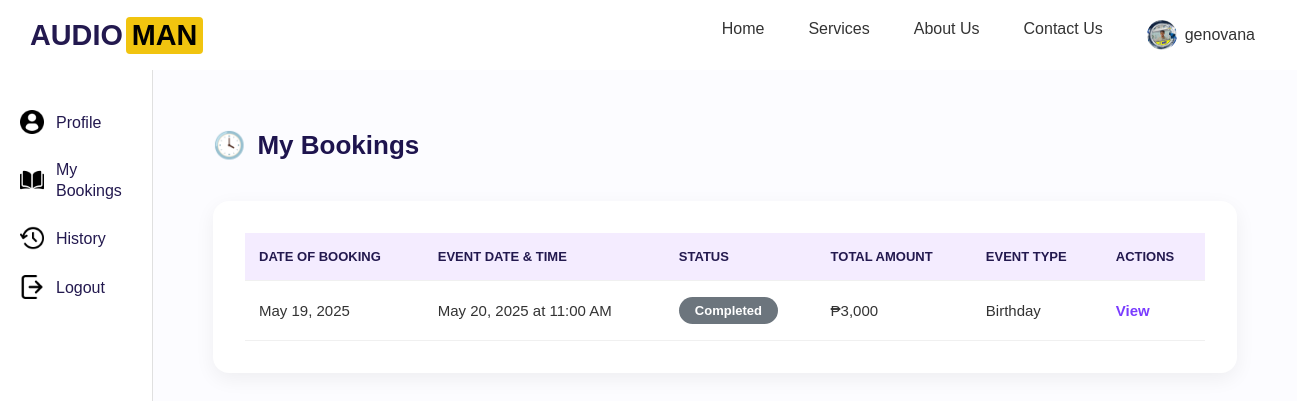
Page /accounts/mybookings/ (signed in) on the earlier database version.
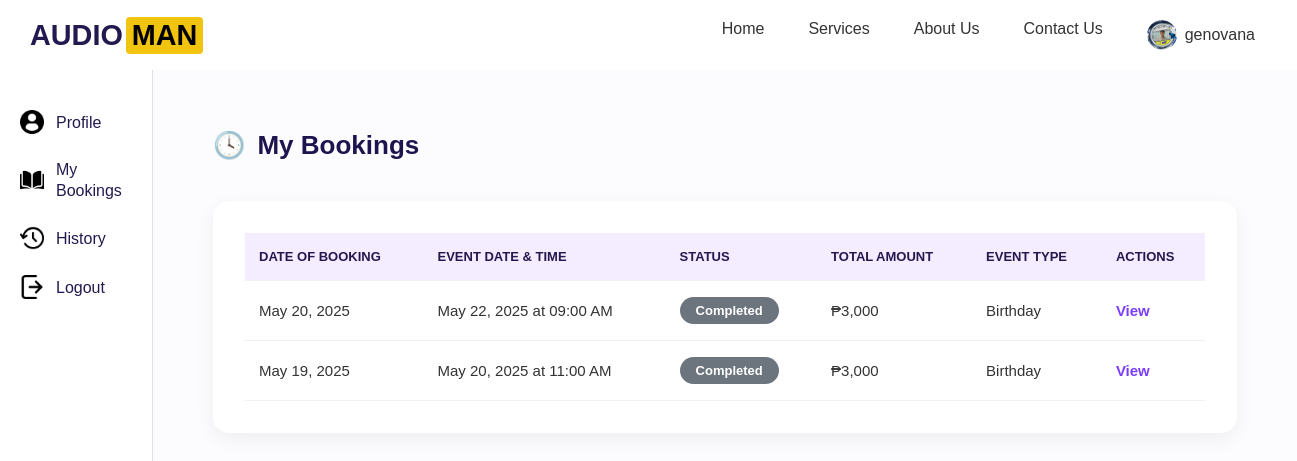
Same page on the later database version.
### accounts/models.py (models this page shows, shortened)
class Booking(models.Model):
    STATUS_CHOICES = [
        ('Processing', 'Processing'),
        ('Approved', 'Approved'),
        ('Rejected', 'Rejected'),
        ('Completed', 'Completed'),
    ]
    user = models.ForeignKey(User, on_delete=models.CASCADE)
    package = models.ForeignKey(ServicePackage, on_delete=models.CASCADE)
    full_name = models.CharField(max_length=100)
    email = models.EmailField()
    contact_number = models.CharField(max_length=20)
    event_date = models.DateField()
    event_time = models.TimeField()
    end_time = models.TimeField(null=True, blank=True)
    event_type = models.CharField(max_length=100)
    location = models.CharField(max_length=255)
    fulladdress = models.CharField(max_length=255, blank=True, null=True)
    audience_size = models.IntegerField()
    status = models.CharField(max_length=50, choices=STATUS_CHOICES, default='Processing')
    price = models.CharField(max_length=20)
    created_at = models.DateTimeField(default=timezone.now)

### accounts/views.py (the view)
# urls.py: path('mybookings/', views.mybookings, name='mybookings'),
@login_required
def mybookings(request):
    bookings = Booking.objects.filter(user=request.user).order_by('-created_at')
    booking_list = []
    for b in bookings:
        booking_list.append({
            'id': b.id,  # ✅ add this line
            'event_datetime': f"{b.event_date.strftime('%B %d, %Y')} at {b.event_time.strftime('%I:%M %p')}",
            'date_booked': b.created_at.strftime('%B %d, %Y'),
            'status': b.status,
            'total': b.price,
            'event_type': b.event_type,
            'package_title': b.package.title,
        })
    return render(request, 'accounts/mybookings.html', {'booking_list': booking_list})

### accounts/templates/accounts/mybookings.html (shortened to what this page needs)
{% extends 'base.html' %}
{% load static %}
{% block content %}
<div class="container">
  <aside class="sidebar">
    <ul>
      <li><img src="{% static 'images/profile-user.png' %}" alt="User Icon"> <span><a href="{% url 'profile' %}">Profile</a></span></li>
      <li><img src="{% static 'images/open-book.png' %}" alt="Bookings Icon"> <span><a href="{% url 'mybookings' %}">My Bookings</a></span></li>
      <li><img src="{% static 'images/history.png' %}" alt="History Icon"> <span><a href="{% url 'history' %}">History</a></span></li>
      <li><img src="{% static 'images/logout.png' %}" alt="Logout Icon"> <span><a href="{% url 'logout' %}">Logout</a></span></li>
    </ul>
  </aside>
  <main class="main-content">
    <h2><span class="icon">🕓</span> My Bookings</h2>
    <div class="table-container">
      <table>
        <thead>
          <tr>
            <th>Date Of Booking</th>
            <th>Event Date & Time</th>
            <th>Status</th>
            <th>Total Amount</th>
            <th>Event Type</th>
            <th>Actions</th>
          </tr>
        </thead>
        <tbody>
          {% for booking in booking_list %}
          <tr>
            <td>{{ booking.date_booked }}</td>
            <td>{{ booking.event_datetime }}</td>
            <td>
              <span class="status {% if booking.status|lower == 'accepted' %}accepted{% elif booking.status|lower == 'rejected' %}rejected{% elif booking.status|lower == 'processing' %}processing{% elif booking.status|lower == 'cancelled' %}cancelled{% else %}default{% endif %}">
                {{ booking.status }}
              </span>
            </td>
            <td>{{ booking.total }}</td>
            <td>{{ booking.event_type }}</td>
            <td>
              <a href="{% url 'view_mybooking' booking.id %}">View</a>
            </td>
          </tr>
          {% empty %}
          <tr><td colspan="6">No bookings found.</td></tr>
          {% endfor %}
        </tbody>
      </table>
    </div>
  </main>
</div>
{% endblock %}

Differences in the rows shown:
added Booking: status "Completed", total "₱3,000", event_type "Birthday"
Other differences:
new list line: "May 20, 2025 May 22, 2025 at 09:00 AM View"
